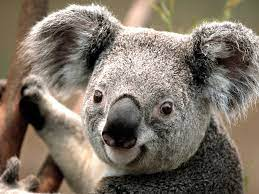
//> input picture Proj1_PRCV/abc.png, 259 x 194 px, given in place of the camera
$ ./ObjectRecognition2d   (built with g++ and OpenCV 4)
//> lines starting //> are read from the running program, lines starting //| are printed output that depends on the picture; after the words box and inside, x2 and y2 are one past the last pixel; in counts of white or black regions, pixels touching at a corner belong together
//> further down, frame is the input picture: 194 rows x 259 cols, CV_8UC3; mean B, G, R 102.6, 115, 125.6
#include <opencv2/opencv.hpp>
#include <opencv2/highgui.hpp>
#include <opencv2/imgproc.hpp>
#include <iostream>
#pragma warning(suppress : 4996)

using namespace cv;
using namespace std;

// 2. Preprocess input frame
Mat preprocessFrame(const Mat& inputFrame) {
    Mat processedFrame;
    GaussianBlur(inputFrame, processedFrame, Size(5, 5), 0, 0);
    cvtColor(processedFrame, processedFrame, COLOR_BGR2GRAY);
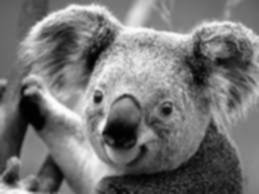
//> processedFrame: 194 rows x 259 cols, CV_8UC1; min 0, max 253, mean 116.8

    return processedFrame;
}

//Part 1: Thresholding
Mat thresholdFrame(const Mat& processedFrame) {
    Mat thresholdedFrame;
    cv::threshold(processedFrame, thresholdedFrame, 80, 255, 1);
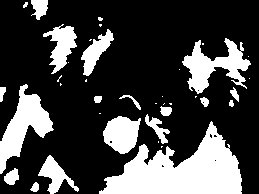
//> thresholdedFrame: 194 rows x 259 cols, CV_8UC1; 26.5% white; 38 white regions (19 under 20 px), largest, box (x1, y1, x2, y2) and area: (99, 121, 242, 194) 5412, (0, 84, 54, 174) 1908, (182, 38, 251, 94) 1682
    return thresholdedFrame;
}


// Part 2: Morphological filtering
int morph_cleanup(cv::Mat& input, cv::Mat& output, char* morph_type) {
//> called with morph_type = "dilation"

    typedef cv::Vec<uchar, 1> GrayVec;
    output = cv::Mat::zeros(input.size(), CV_8UC1);

    for (int row = 0; row < input.rows; row++) {

        GrayVec* input_row = input.ptr<GrayVec>(row);
        GrayVec* output_row = output.ptr<GrayVec>(row);

        for (int col = 0; col < input.cols; col++) {

            int pixel_value = input_row[col][0];

            if (strcmp(morph_type, "dilation") == 0) {
                if (pixel_value < 15) {
                    output_row[col][0] = 255;
                }
                else {
                    output_row[col][0] = 0;
                }
            }
            else if (strcmp(morph_type, "erosion") == 0) {
                if (pixel_value < 15) {
                    output_row[col][0] = 0;
                }
                else {
                    output_row[col][0] = 255;
                }
            }
        }
    }
    return 0;
}

//Part 3: Segmentation
std::tuple<Mat, Mat, Mat, Mat> Segmentation(cv::Mat& img) {
    Mat labels;
    Mat stats;
    Mat centroids;
    int num_components = cv::connectedComponentsWithStats(img, labels, stats, centroids);
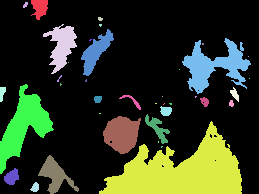
//> labels: 194 rows x 259 cols, CV_32SC1; 39 distinct labels, from 0 to 38; one colour per label, 0 black
//> stats = 39 rows, first 6: [0, 0, 259, 194, 36910], [31, 0, 17, 20, 236], [23, 2, 5, 6, 20], [98, 17, 5, 4, 16], [43, 24, 34, 50, 822], [99, 24, 3, 3, 7]; centroids = 39 pairs, first value 1.84 to 249, second value 4.45 to 187; num_components = 39

    // Create a random color map for visualization
    std::vector<cv::Vec3b> colors(num_components);
    colors[0] = cv::Vec3b(0, 0, 0);  // Background color
    for (int i = 1; i < num_components; i++) {
        colors[i] = cv::Vec3b(255, 0, 0);
    }
//> this loop made 38 passes

    // Display the components that meet the minimum size requirement
    cv::Mat segmentedFrame(img.size(), CV_8UC3, cv::Scalar(0, 0, 0));
    for (int i = 0; i < img.rows; i++) {
        for (int j = 0; j < img.cols; j++) {
            int label = labels.at<int>(i, j);
            if (label != 0 && stats.at<int>(label, cv::CC_STAT_AREA) >= 1000) {
                segmentedFrame.at<cv::Vec3b>(i, j) = colors[label];
            }
        }
    }
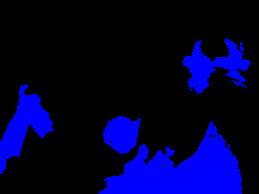
//> segmentedFrame: 194 rows x 259 cols, CV_8UC3; mean B, G, R 50.8, 0, 0
    return std::make_tuple(segmentedFrame, labels, stats, centroids);
}


//Part4: compute features
std::vector<double> computeFeatures(cv::Mat& frame, cv::Mat& region_map, int region_id) {
    std::vector<double> featureVector;

    // Create a mask for the specified region
    cv::Mat label_mask = (region_map == region_id);

    // Compute the moments of the region
    cv::Moments moments = cv::moments(label_mask, true);

    // Calculate the x-axis and y-axis centroids
    double x_bar = moments.m10 / moments.m00;
    double y_bar = moments.m01 / moments.m00;
    double theta = 0.5 * atan2(2 * moments.mu11, moments.mu20 - moments.mu02);

    cv::Point2f center(x_bar, y_bar);
    cv::Point2f endpoint1(center.x + std::cos(theta) * 100, center.y + std::sin(theta) * 100);
    cv::Point2f endpoint2(center.x - std::cos(theta) * 100, center.y - std::sin(theta) * 100);

    // Calculate the oriented bounding box
    std::vector<std::vector<cv::Point>> contours;
    cv::findContours(label_mask, contours, cv::RETR_EXTERNAL, cv::CHAIN_APPROX_SIMPLE);
    cv::RotatedRect box = cv::minAreaRect(contours[0]);

    cv::Point2f vertices[4];
    box.points(vertices);

    // Draw the axis of least central moment and the oriented bounding box on the frame
    cv::line(frame, endpoint1, endpoint2, cv::Scalar(0, 255, 0), 2);
    for (int i = 0; i < 4; i++) {
        cv::line(frame, vertices[i], vertices[(i + 1) % 4], cv::Scalar(0, 255, 0), 2);
    }

    // Add features to the feature vector
    featureVector.push_back(x_bar);
    featureVector.push_back(y_bar);
    featureVector.push_back(theta);
    featureVector.push_back(box.size.width);
    featureVector.push_back(box.size.height);
    featureVector.push_back(box.angle);

    return featureVector;
}


/*
  Given a filename, and image filename, and the image features, by
  default the function will append a line of data to the CSV format
  file.  If reset_file is true, then it will open the file in 'write'
  mode and clear the existing contents.

  The image filename is written to the first position in the row of
  data. The values in image_data are all written to the file as
  floats.

  The function returns a non-zero value in case of an error.
 */
int append_image_data_csv(char* filename, char* image_filename, std::vector<double>& image_data, int reset_file)
{
    char buffer[256];
    char mode[8];
    FILE* fp;

    strcpy_s(mode, "a");

    if (reset_file)
    {
        strcpy_s(mode, "w");
    }

    fp = fopen(filename, mode);
    if (!fp)
    {
        printf("Unable to open output file %s\n", filename);
        exit(-1);
    }

    // write the filename and the feature vector to the CSV file
    strcpy_s(buffer, image_filename);
    std::fwrite(buffer, sizeof(char), strlen(buffer), fp);
    for (int i = 0; i < image_data.size(); i++)
    {
        char tmp[256];
        sprintf_s(tmp, ",%.12f", image_data[i]);
        std::fwrite(tmp, sizeof(char), strlen(tmp), fp);
    }

    std::fwrite("\n", sizeof(char), 1, fp); // EOL

    fclose(fp);

    return (0);
}


int main() {
    // Set up video capture object, e.g.:
    VideoCapture cap(0); // Capture video from the default camera

    if (!cap.isOpened()) {
        cout << "Error opening video stream or file" << endl;
        return -1;
    }

    vector<Mat> templates;


    while (true) {
        Mat frame;
        cap >> frame; // Read the current frame

        if (frame.empty()) {
            break;
        }

        // Preprocess the frame
        Mat processedFrame = preprocessFrame(frame);

        // Threshold the frame
        Mat thresholdedFrame = thresholdFrame(processedFrame);


        // Clean up the thresholded frame
        //cleanImage(thresholdedFrame);

        // Display the original frame and thresholded frame
        imshow("Original Frame", frame);

        cv::Mat dilation_img;
        cv::Mat d_cleanup_img;
        cv::Mat erosion_img;
        cv::Mat e_cleanup_img;
        char dilation[] = "dilation";
        char erosion[] = "erosion";
        // clean up images

        Mat distTransformed;
        distanceTransform(thresholdedFrame, distTransformed, DIST_L2, 3);


        // Threshold the distance transformed image to obtain a binary image
        Mat distTransformedBinary;
        threshold(distTransformed, distTransformedBinary, 0.5, 1, THRESH_BINARY_INV);

        // Convert the binary image to CV_8U type to apply morphological operations
        distTransformedBinary.convertTo(distTransformedBinary, CV_8U, 255);

        // Perform morphological operations: erode and dilate
        morph_cleanup(distTransformedBinary, d_cleanup_img, dilation);
        morph_cleanup(d_cleanup_img, e_cleanup_img, erosion);

        // Perform segmentation

        std::tuple<cv::Mat, cv::Mat, cv::Mat, cv::Mat> segmented_result = Segmentation(e_cleanup_img);
        cv::Mat segmentedFrame = std::get<0>(segmented_result);
        cv::Mat labels = std::get<1>(segmented_result);
        cv::Mat stats = std::get<2>(segmented_result);
        cv::Mat centroids = std::get<3>(segmented_result);

        // Get the list of region IDs sorted by area
        std::vector<std::pair<int, int>> regions;
        for (int i = 1; i < centroids.rows; ++i) {
            int area = stats.at<int>(i, cv::CC_STAT_AREA);
            regions.push_back(std::make_pair(i, area));
        }
//> this loop made 38 passes
//> area on passes 1, 2, 4, 6, 8, 17, 18, 19, 20, 21, 24, 25: 236, 20, 822, 627, 1682, 1908, 63, 65, 72, 49, 59, 27
        std::sort(regions.begin(), regions.end(), [](std::pair<int, int> a, std::pair<int, int> b) {
            return a.second > b.second;
            });
//> regions = 38 pairs, first 12: [33, 5412], [17, 1908], [8, 1682], [32, 1012], [4, 822], [6, 627], [36, 624], [31, 263], [1, 236], [37, 169], [29, 91], [20, 72]

        // Compute and display features for the largest N regions
        const int N = 3; // Limit recognition to the largest N regions
       // Inside the main loop
        std::vector<double> lastFeatureVector;
        std::vector<std::vector<double>> allFeatureVectors;
        for (int i = 0; i < std::min(N, (int)regions.size()); ++i) {
            int region_id = regions[i].first;
            int region_area = regions[i].second;
            if (region_area < 1000) {
                continue; // Ignore regions that are too small
            }
            std::vector<double> featureVector = computeFeatures(frame, labels, region_id);
            allFeatureVectors.push_back(featureVector);
            lastFeatureVector = featureVector;
        }
//> this loop made 3 passes
//> (region_id, region_area, x_bar in computeFeatures, y_bar in computeFeatures, theta in computeFeatures, endpoint1 in computeFeatures, endpoint2 in computeFeatures, box in computeFeatures) on passes 1 to 3: (33, 5412, 180.9, 171.3, -0.133, Point(280, 158.1), Point(81.79, 184.5), centre (170, 157), size (72, 142), angle -90), (17, 1908, 23.29, 125.4, -1.06, Point(72.2, 38.21), Point(-25.62, 212.7), centre (27, 133.6), size (92.5, 45.7), angle -70), (8, 1682, 214.4, 65.38, -0.202, Point(312.4, 45.31), Point(116.5, 85.44), centre (216.2, 64.7), size (67.5, 52.6), angle -5.9)
//> pass 1, in computeFeatures, `cv::Mat label_mask = (region_map == region_id);`:
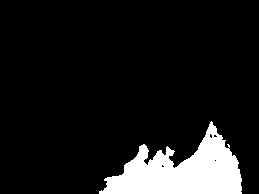
//> label_mask: 194 rows x 259 cols, CV_8UC1; 10.8% white; 1 white region, box (x1, y1, x2, y2) and area: (99, 121, 242, 194) 5412
//> pass 2, in computeFeatures (call 2), `cv::Mat label_mask = (region_map == region_id);`:
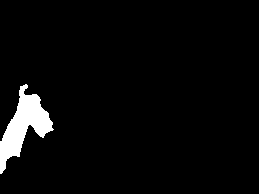
//> label_mask: 194 rows x 259 cols, CV_8UC1; 3.8% white; 1 white region, box (x1, y1, x2, y2) and area: (0, 84, 54, 174) 1908
//> after the loop:
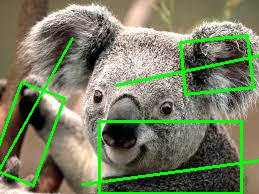
//> frame: 194 rows x 259 cols, CV_8UC3; mean B, G, R 95.8, 126.6, 117.4
        cv::imshow("Frame with Features", frame);

        //Part 5:
        char key = cv::waitKey(10);
//> the Esc key is pressed
        char img_folder[512] = "data/";
        // save the features of image to csv file
        if (key == 'n')
        {
            char* object_name = new char[256];
            // ask user to enter the name of the object
            std::cout << "Enter the category of the object: ";
            std::cin.getline(object_name, 256);
            std::cout << std::endl;
            // make the object name to the classifing name for later processing
            strcat_s(img_folder, object_name);
            strcat_s(img_folder, ".csv");

            // store data into csv file
            append_image_data_csv(img_folder, object_name, lastFeatureVector, 0);
            //calc_std();
        }

        // Mat featureFrame = featureComp(e_cleanup_img);


        //Part 3
        //imshow("Segmented Frame", segmentedFrame);
        if (waitKey(1) == 27) { // Wait for 1ms and check if the escape key is pressed
//> the Esc key is pressed
            break;
        }
    }

    cap.release();
    destroyAllWindows();

    return 0;
}
